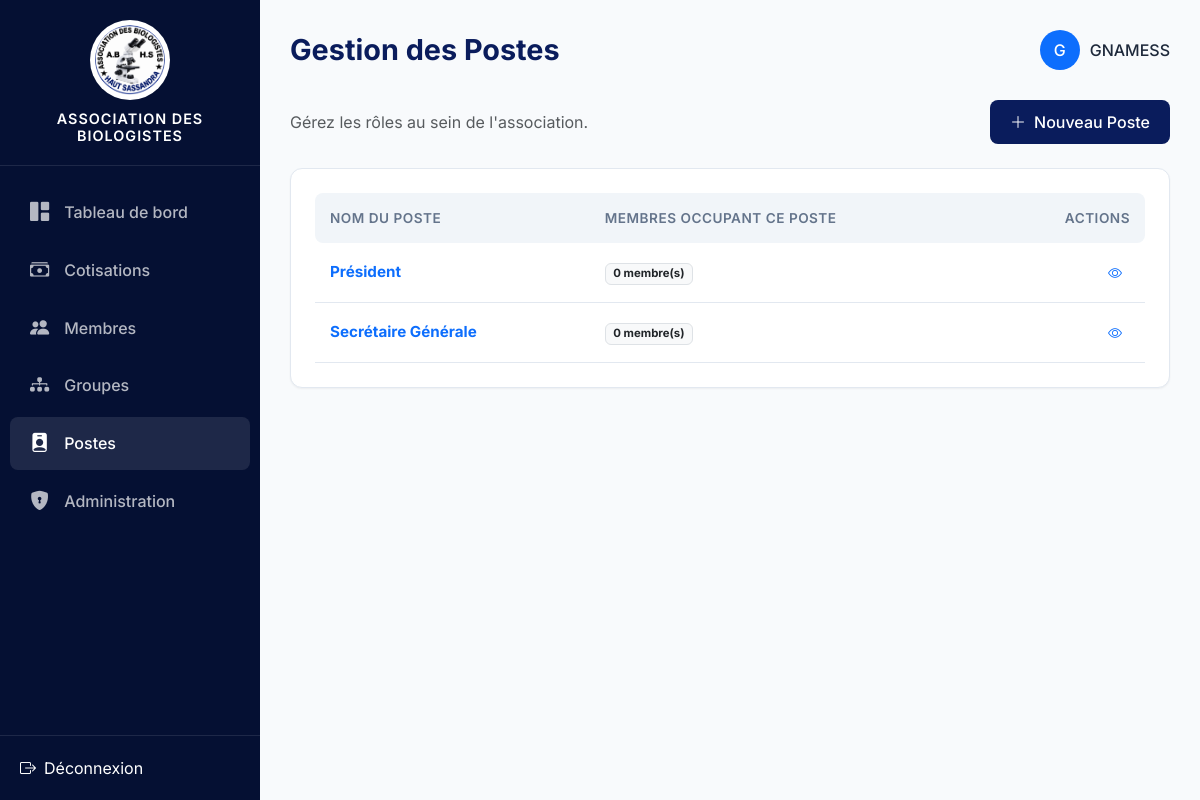
The app's page /membres/postes/ (signed in) with its own data.
### membres/models.py (models this page shows, shortened)
class Poste(models.Model):
    nom = models.CharField(max_length=100, unique=True)
    class Meta:
        ordering = ['nom']
        verbose_name = "Poste"
        verbose_name_plural = "Postes"

### membres/views.py (the view)
# urls.py: path('postes/', views.liste_postes, name='liste_postes'),
@login_required
def liste_postes(request):
    postes = Poste.objects.annotate(nb_membres=Count('membres'))
    return render(request, 'membres/liste_postes.html', {'postes': postes})

### templates/membres/liste_postes.html (shortened to what this page needs)
{% extends 'base.html' %}
{% block page_title %}Gestion des Postes{% endblock %}
{% block content %}
<div class="d-flex justify-content-between align-items-center mb-4">
    <p class="text-muted mb-0">Gérez les rôles au sein de l'association.</p>
    <a href="{% url 'ajouter_poste' %}" class="btn-primary-custom">
        <i class="bi bi-plus-lg"></i> Nouveau Poste
    </a>
</div>
<div class="card-custom">
    <div class="table-responsive">
        <table class="table-custom">
            <thead>
                <tr>
                    <th>Nom du Poste</th>
                    <th>Membres occupant ce poste</th>
                    <th class="text-end">Actions</th>
                </tr>
            </thead>
            <tbody>
                {% for p in postes %}
                <tr>
                    <td class="fw-bold text-primary">{{ p.nom }}</td>
                    <td><span class="badge bg-light text-dark border">{{ p.nb_membres }} membre(s)</span></td>
                    <td class="text-end">
                        <a href="{% url 'liste_membres' %}?poste={{ p.id }}" class="btn btn-sm btn-outline-primary border-0 rounded-circle" title="Voir les membres">
                            <i class="bi bi-eye"></i>
                        </a>
                    </td>
                </tr>
                {% empty %}
                <tr><td colspan="3" class="text-center text-muted py-4">Aucun poste créé.</td></tr>
                {% endfor %}
            </tbody>
        </table>
    </div>
</div>
{% endblock %}

### templates/base.html (shortened to what this page needs)
{% load static %}
<!DOCTYPE html>
<html lang="fr">
<head>
    <link href="https://cdn.jsdelivr.net/npm/bootstrap@5.3.0/dist/css/bootstrap.min.css" rel="stylesheet">
    <link href="https://cdn.jsdelivr.net/npm/bootstrap-icons@1.11.0/font/bootstrap-icons.css" rel="stylesheet">
    <link rel="stylesheet" href="{% static 'css/style.css' %}">
</head>
<body>
    <aside class="sidebar" id="sidebar">
        <div class="sidebar-header">
            <img src="{% static 'img/logo.png' %}" alt="Logo A.B H.S">
            <h5>ASSOCIATION DES<br>BIOLOGISTES</h5>
        </div>
        <ul class="sidebar-menu">
            <li><a href="{% url 'dashboard' %}" class="{% if request.resolver_match.url_name == 'dashboard' %}active{% endif %}"><i class="bi bi-grid-1x2-fill"></i> Tableau de bord</a></li>
            <li><a href="{% url 'liste_cotisations' %}" class="{% if 'cotisation' in request.resolver_match.url_name %}active{% endif %}"><i class="bi bi-cash-stack"></i> Cotisations</a></li>
            <li><a href="{% url 'liste_membres' %}" class="{% if 'membre' in request.resolver_match.url_name %}active{% endif %}"><i class="bi bi-people-fill"></i> Membres</a></li>
            <li><a href="{% url 'liste_groupes' %}" class="{% if 'groupe' in request.resolver_match.url_name %}active{% endif %}"><i class="bi bi-diagram-3-fill"></i> Groupes</a></li>
            <li><a href="{% url 'liste_postes' %}" class="{% if 'poste' in request.resolver_match.url_name %}active{% endif %}"><i class="bi bi-person-badge-fill"></i> Postes</a></li>
            {% if user.is_superuser %}
            <li><a href="/admin/"><i class="bi bi-shield-lock-fill"></i> Administration</a></li>
            {% endif %}
        </ul>
        <div class="sidebar-footer">
<form method="post" action="{% url 'logout' %}" class="m-0">
    <button type="submit" class="btn btn-link text-white text-decoration-none d-flex align-items-center gap-2 p-0 border-0">
        <i class="bi bi-box-arrow-right"></i> Déconnexion
    </button>
</form>
        </div>
    </aside>
    <main class="main-content">
        <div class="topbar">
            <div class="d-flex align-items-center gap-3">
                <h1>{% block page_title %}Tableau de bord{% endblock %}</h1>
            </div>
            <div class="user-profile">
                <div class="bg-primary text-white rounded-circle d-flex align-items-center justify-content-center" style="width: 40px; height: 40px;">
                    {{ user.username|first|upper }}
                </div>
                <span class="d-none d-md-block">{{ user.username }}</span>
            </div>
        </div>
        {% block content %}{% endblock %}
    </main>
</body>
</html>

### static/css/style.css (style rules this page uses)
:root { --primary: #0a1c5c; --primary-light: #1e3a8a; --primary-dark: #051033; --accent: #3b82f6; --bg-body: #f8fafc; --bg-card: #ffffff; --text-main: #1e293b; --text-muted: #64748b; --border: #e2e8f0; --success: #10b981; --warning: #f59e0b; --danger: #ef4444; --shadow-sm: 0 1px 2px 0 rgb(0 0 0 / 0.05); --shadow-md: 0 4px 6px -1px rgb(0 0 0 / 0.1), 0 2px 4px -2px rgb(0 0 0 / 0.1); --shadow-lg: 0 10px 15px -3px rgb(0 0 0 / 0.1), 0 4px 6px -4px rgb(0 0 0 / 0.1); --transition: all 0.3s ease; }
body { font-family: 'Inter', sans-serif; background-color: var(--bg-body); color: var(--text-main); margin: 0; display: flex; min-height: 100vh; }
.sidebar { width: 260px; background: var(--primary-dark); color: white; display: flex; flex-direction: column; position: fixed; height: 100vh; transition: var(--transition); z-index: 1000; }
.sidebar-header { padding: 20px; text-align: center; border-bottom: 1px solid rgba(255,255,255,0.1); }
.sidebar-header img { max-width: 80px; border-radius: 50%; background: white; padding: 5px; margin-bottom: 10px; }
.sidebar-header h5 { font-size: 0.9rem; font-weight: 600; margin: 0; letter-spacing: 1px; }
.sidebar-menu { list-style: none; padding: 20px 10px; margin: 0; flex: 1; }
.sidebar-menu li a { display: flex; align-items: center; padding: 12px 20px; color: rgba(255,255,255,0.7); text-decoration: none; border-radius: 8px; margin-bottom: 5px; transition: var(--transition); font-weight: 500; }
.sidebar-menu li a:hover, .sidebar-menu li a.active { background: rgba(255,255,255,0.1); color: white; }
.sidebar-menu li a i { margin-right: 15px; font-size: 1.2rem; }
.sidebar-footer { padding: 20px; border-top: 1px solid rgba(255,255,255,0.1); }
.main-content { flex: 1; margin-left: 260px; padding: 30px; transition: var(--transition); }
.topbar { display: flex; justify-content: space-between; align-items: center; margin-bottom: 30px; }
.topbar h1 { font-size: 1.8rem; font-weight: 700; color: var(--primary); margin: 0; }
.user-profile { display: flex; align-items: center; gap: 10px; font-weight: 500; }
.card-custom { background: var(--bg-card); border-radius: 12px; padding: 24px; box-shadow: var(--shadow-sm); border: 1px solid var(--border); transition: var(--transition); }
.table-custom { width: 100%; border-collapse: collapse; }
.table-custom th { text-align: left; padding: 15px; background: #f1f5f9; color: var(--text-muted); font-weight: 600; font-size: 0.85rem; text-transform: uppercase; letter-spacing: 0.5px; }
.table-custom th:first-child { border-top-left-radius: 8px; border-bottom-left-radius: 8px; }
.table-custom th:last-child { border-top-right-radius: 8px; border-bottom-right-radius: 8px; }
.table-custom td { padding: 15px; border-bottom: 1px solid var(--border); font-size: 0.95rem; }
.btn-primary-custom { background: var(--primary); color: white; border: none; padding: 10px 20px; border-radius: 8px; font-weight: 500; cursor: pointer; transition: var(--transition); text-decoration: none; display: inline-flex; align-items: center; gap: 8px; }

### records on screen
Poste: nom "Président", nb_membres "0"
Poste: nom "Secrétaire Générale", nb_membres "0"

### other values on screen
{{ user.username|first|upper }} "G"
{{ user.username }} "GNAMESS"
